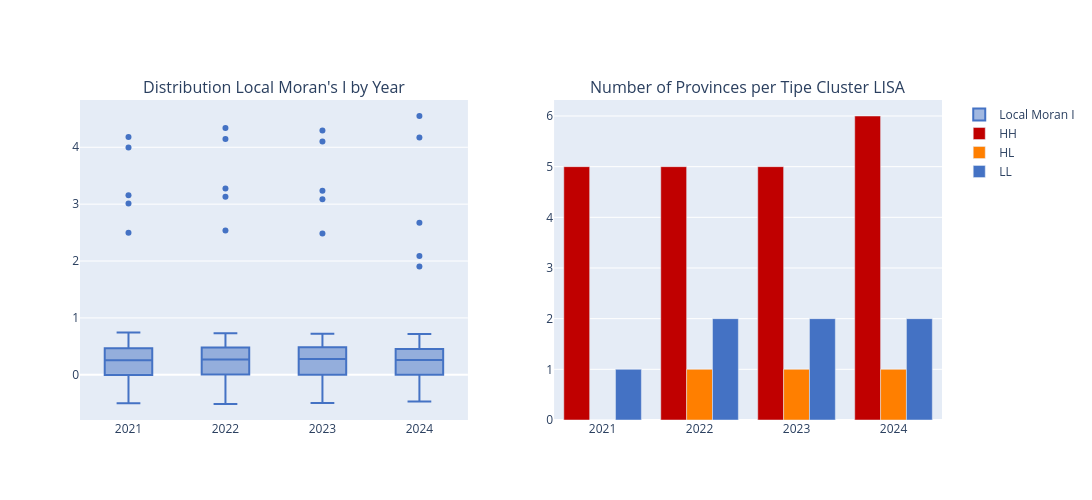

Notebook code for this chart:
### Code cell
fig_dist_lisa = make_subplots(rows=1, cols=2, subplot_titles=("Distribution Local Moran's I by Year", "Number of Provinces per Tipe Cluster LISA"))

fig_dist_lisa.add_trace(go.Box(x=df_lisa['year'], y=df_lisa['local_moran_i'], marker_color='#4472C4', name='Local Moran I'), row=1, col=1)

count_cluster = df_lisa[df_lisa['significant']].groupby(['year', 'quadrant']).size().unstack(fill_value=0)
for col in count_cluster.columns:
    fig_dist_lisa.add_trace(go.Bar(name=col, x=count_cluster.index, y=count_cluster[col], marker_color=LISA_COLORS.get(col, 'gray')), row=1, col=2)

fig_dist_lisa.update_layout(height=500, width=1100, barmode='group')
fig_dist_lisa.write_json(OUTPUT_DIR / 'plot_lisa_distribution.json')
fig_dist_lisa.show()

### Figure 1 — Plotly figure (JSON) as saved in the notebook; plotly's stock layout.template omitted (floating-point values rounded to 4 significant figures; data arrays with more than 128 entries replaced by an {"elided": "..."} marker saying what was removed)
{"data": [{"marker": {"color": "#4472C4"}, "name": "Local Moran I", "type": "box", "x": {"elided": "147 int values"}, "xaxis": "x", "y": {"elided": "147 float values"}, "yaxis": "y"}, {"marker": {"color": "#C00000"}, "name": "HH", "type": "bar", "x": [2021, 2022, 2023, 2024], "xaxis": "x2", "y": [5, 5, 5, 6], "yaxis": "y2"}, {"marker": {"color": "#FF7F00"}, "name": "HL", "type": "bar", "x": [2021, 2022, 2023, 2024], "xaxis": "x2", "y": [0, 1, 1, 1], "yaxis": "y2"}, {"marker": {"color": "#4472C4"}, "name": "LL", "type": "bar", "x": [2021, 2022, 2023, 2024], "xaxis": "x2", "y": [1, 2, 2, 2], "yaxis": "y2"}], "layout": {"annotations": [{"font": {"size": 16}, "showarrow": false, "text": "Distribution Local Moran's I by Year", "x": 0.225, "xanchor": "center", "xref": "paper", "y": 1, "yanchor": "bottom", "yref": "paper"}, {"font": {"size": 16}, "showarrow": false, "text": "Number of Provinces per Tipe Cluster LISA", "x": 0.775, "xanchor": "center", "xref": "paper", "y": 1, "yanchor": "bottom", "yref": "paper"}], "barmode": "group", "height": 500, "width": 1100, "xaxis": {"anchor": "y", "domain": [0, 0.45]}, "xaxis2": {"anchor": "y2", "domain": [0.55, 1]}, "yaxis": {"anchor": "x", "domain": [0, 1]}, "yaxis2": {"anchor": "x2", "domain": [0, 1]}}}
